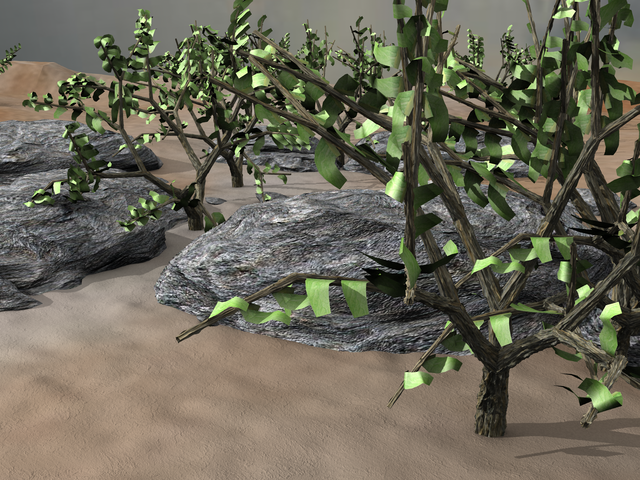
#> input picture assignment_2/data/all-frames-colour/Grove3/frame07.png, 640 x 480 px
$ jupyter execute --allow-errors Assignment02.ipynb   (older library calls are emulated)
#> lines starting #> are read from the running program, lines starting #| are printed output that depends on the picture; after the words box and inside, x2 and y2 are one past the last pixel; in counts of white or black regions, pixels touching at a corner belong together
[cell 1]
import cv2
import numpy as np
import matplotlib.pyplot as plt
import pandas as pd

Grove3=cv2.imread('../data/all-frames-colour/Grove3/frame07.png')
#> Grove3 is the input picture: shape (480, 640, 3); mean B, G, R 87.3, 102.8, 105.9
Rubberwhale=cv2.imread('../data/all-frames-colour/RubberWhale/frame07.png')
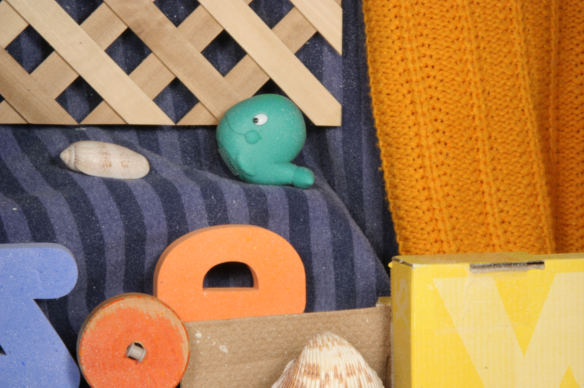
#> input picture assignment_2/data/all-frames-colour/RubberWhale/frame07.png, 584 x 388 px
#> Rubberwhale is the input picture: shape (388, 584, 3); mean B, G, R 87, 126.5, 163.2
Urban2=cv2.imread('../data/all-frames-colour/Urban2/frame07.png')
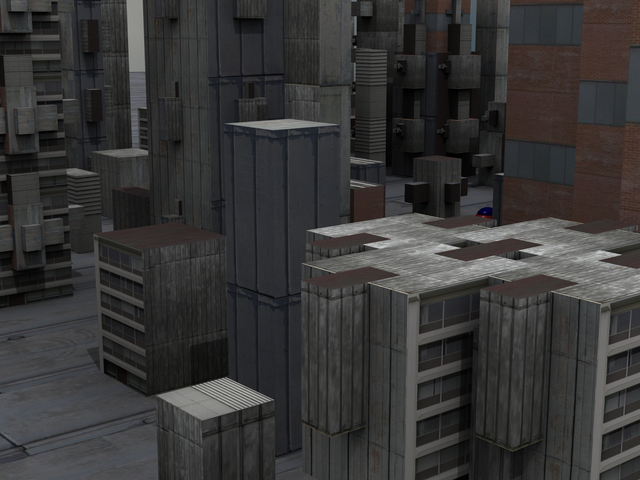
#> input picture assignment_2/data/all-frames-colour/Urban2/frame07.png, 640 x 480 px
#> Urban2 is the input picture: shape (480, 640, 3); mean B, G, R 54, 54.1, 54.9


def apply_harris_corner_detector(img):
    gray = cv2.cvtColor(img, cv2.COLOR_BGR2GRAY)
    corners = cv2.goodFeaturesToTrack(gray, 70, 0.01, 10, useHarrisDetector=True)
    corners = np.int0(corners)
    corner_coordinates = np.zeros((img.shape[0], img.shape[1]))
    corners = sorted(corners, key=lambda x: x[0][0])
    for i in corners:
        x, y = i.ravel()
        corner_coordinates[y, x] = 1
        cv2.circle(img, (x, y), 3, 255, -1)
    return img, corner_coordinates


imgs=[Grove3,Rubberwhale,Urban2]
for i in range(len(imgs)):
    image,corners=apply_harris_corner_detector(imgs[i])
    if i==0:
        cv2.imwrite('../results/2.1/'+"Grove3"+'.png',image)
    elif i==1:
        cv2.imwrite('../results/2.1/'+"Rubberwhale"+'.png',image)
    else:
        cv2.imwrite('../results/2.1/'+"Urban2"+'.png',image)
#> this loop made 3 passes
#> pass 1, in apply_harris_corner_detector, `gray = cv2.cvtColor(img, cv2.COLOR_BGR2GRAY)`:
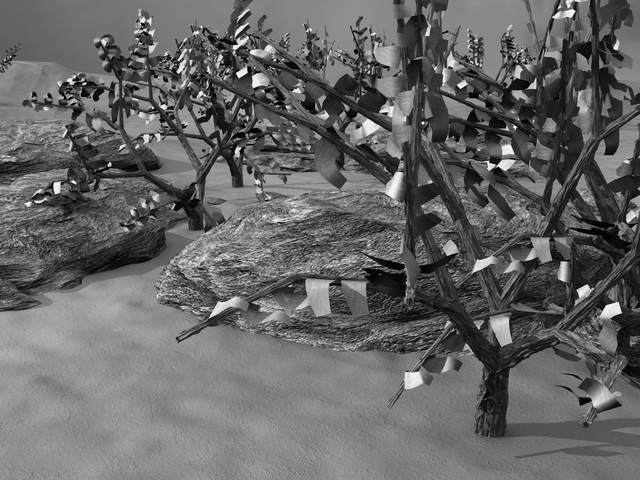
#> gray: shape (480, 640); min 0, max 255, mean 102
#> pass 1, `image,corners=apply_harris_corner_detector(imgs[i])`:
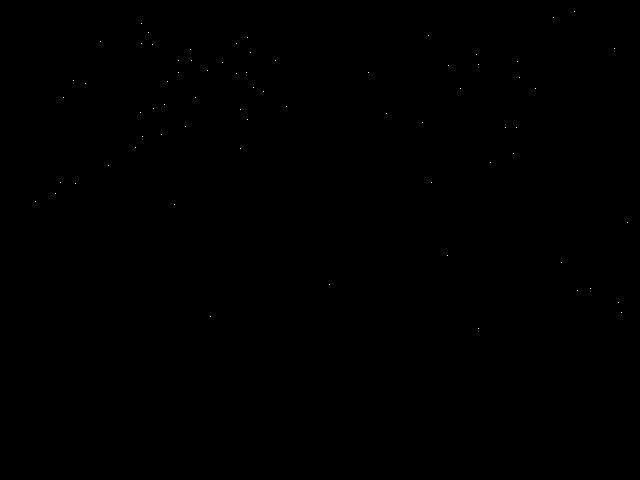
#> corners: shape (480, 640) float64; values 0 (black) and 1 (white), 0.02% white in thin lines or dots, all inside (x1, y1, x2, y2) = (35, 11, 628, 329)
#> pass 2, in apply_harris_corner_detector (call 2), `gray = cv2.cvtColor(img, cv2.COLOR_BGR2GRAY)`:
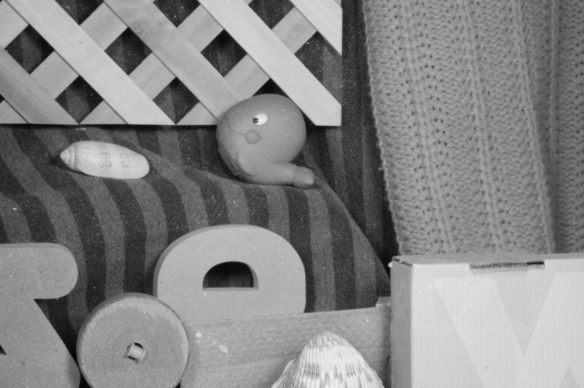
#> gray: shape (388, 584); min 6, max 243, mean 133

[cell 2]
UNKNOWN_FLOW_THRESH = 1e7
def show_flow(filename):
    """
    visualize optical flow map using matplotlib
    :param filename: optical flow file
    :return: None
    """
    flow = read_flow(filename)
    img = flow_to_image(flow)
    plt.imshow(img)
    plt.show()

def read_flow(filename):
    """
    read optical flow from Middlebury .flo file
    :param filename: name of the flow file
    :return: optical flow data in matrix
    """
    f = open(filename, 'rb')
    magic = np.fromfile(f, np.float32, count=1)
    data2d = None

    if 202021.25 != magic:
        print ('Magic number incorrect. Invalid .flo file')
    else:
        w = int(np.fromfile(f, np.int32, count=1)[0])
        h = int(np.fromfile(f, np.int32, count=1)[0])
        #print("Reading %d x %d flo file" % (h, w))
        data2d = np.fromfile(f, np.float32, count=2 * w * h)
        # reshape data into 3D array (columns, rows, channels)
        data2d = np.resize(data2d, (h, w, 2))
    f.close()
    return data2d

# [130 lines left out: functions flow_to_image, compute_color, make_color_wheel, not called in this run]

#> (a cell that did not finish here is left out)

[cell 4]
def calculate_error(img_set,windowSize):
    gt_flow=read_flow('../data/ground-truth-flow/'+str(img_set)+'/'+'flow10.flo')
    img1=cv2.imread('../data/all-frames-colour/'+str(img_set)+'/'+'frame10.png')
    img2=cv2.imread('../data/all-frames-colour/'+str(img_set)+'/'+'frame11.png')
    img1_copy=img1.copy()
    image,corners=apply_harris_corner_detector(img1_copy)
    flow = LucasKanadeForwardAdditive(img1, img2, windowSize, 0.01)
    error=0
    count=0
    # change the nan values to 0 in gt_flow
    gt_flow[np.isnan(gt_flow)] = 0

    for i in range(0, np.size(corners, 0)):
        for j in range(0, np.size(corners, 1)):
            if corners[i, j] == 1 :
                u = flow[i, j, 0]
                v = flow[i, j, 1]
                u_gt=gt_flow[i, j, 0]
                v_gt=gt_flow[i, j, 1]
                if u_gt>100 or v_gt>100:
                    continue
                error+=np.sqrt((u-u_gt)**2+(v-v_gt)**2)
                count+=1
    return error/count

grove_errors=[]
rubberwhale_errors=[]
urban2_errors=[]
window_size=[8,10,12,16,20]
datasets=["Grove3","RubberWhale","Urban2"]
#> (the rest of this cell did not finish here and is left out)

        if dataset=="Grove3":
            grove_errors.append(error)
        elif dataset=="RubberWhale":
            rubberwhale_errors.append(error)
        else:
            urban2_errors.append(error)

#> (a cell that did not finish here is left out)

# Task-3: Multi-Scale Coarse-to-fine Optical Flow

[cell 6]
# [18 lines left out: functions warpImage, OpticalFlowRefine, not called in this run]


def MultiScaleLucasKanade(img1, img2, windowSize,numLevels):
    img1 = cv2.GaussianBlur(img1, (5, 5), 0)
    img2 = cv2.GaussianBlur(img2, (5, 5), 0)
    Img1=img1.copy()
    Img2=img2.copy()
    for i in range(0, numLevels):
        img1 = cv2.pyrDown(img1)
        img2 = cv2.pyrDown(img2)
    flow = LucasKanadeForwardAdditive(img1, img2, windowSize, 0.01)

    for i in range(numLevels - 1, -1, -1):
        img1=Img1.copy()
        img2=Img2.copy()
        for j in range(0, i):
            img1 = cv2.pyrDown(img1)
            img2 = cv2.pyrDown(img2)
        flow = cv2.pyrUp(flow)
        flow = flow[0:img1.shape[0], 0:img1.shape[1], :]


        img1=warpImage(img1, flow)
        u,v=OpticalFlowRefine(img1, img2, windowSize, flow[:,:,0], flow[:,:,1])
        flow[:,:,0]=u
        flow[:,:,1]=v

    return flow

# [52 lines left out: function plot_flow, not called in this run]


def all_frames_flow_multiscale(img_set):
    s1='../data/all-frames-colour/'+str(img_set)+'/'+'frame'
    s2='../data/all-frames-colour/'+str(img_set)+'/'+'frame0'
    for i in range(7, 14):
        if i<10:
            s=s2+str(i)+'.png'
        else:
            s=s1+str(i)+'.png'
        img1=cv2.imread(s)
        if i+1<10:
            s=s2+str(i+1)+'.png'
        else:
            s=s1+str(i+1)+'.png'
        img2=cv2.imread(s)
        img1_copy=img1.copy()
        image,corners=apply_harris_corner_detector(img1_copy)
        flow=MultiScaleLucasKanade(img1, img2, 10, 3)
        plot_flow(img1,img2, flow, corners, img_set, i)

#> (the rest of this cell did not finish here and is left out)

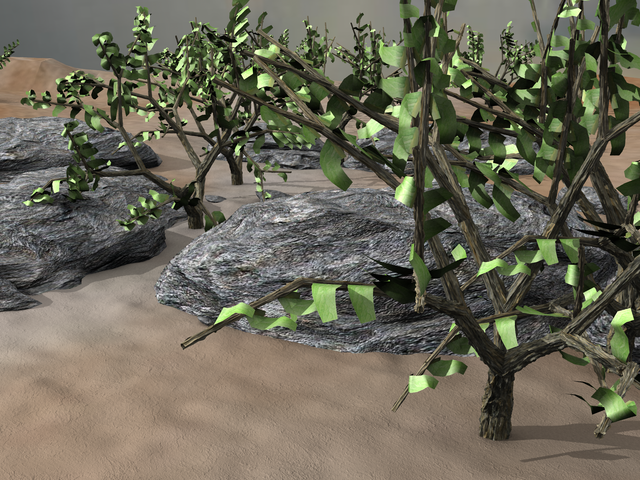
#> input picture assignment_2/data/all-frames-colour/Grove3/frame08.png, 640 x 480 px
#> in all_frames_flow_multiscale, img2 is the input picture: shape (480, 640, 3); mean B, G, R 87.5, 103.1, 106
#> in apply_harris_corner_detector (call 4), `corners = cv2.goodFeaturesToTrack(gray, 70, 0.01, 10, useHarrisDetecto..`: corners = 70 rows, first 8: [236, 43], [422, 122], [178, 72], [516, 127], [236, 73], [574, 11], [141, 23], [85, 83]
#> the loop in MultiScaleLucasKanade, `for i in range(0, numLevels):` made 3 passes
#> pass 1, in MultiScaleLucasKanade, `img1 = cv2.pyrDown(img1)`:
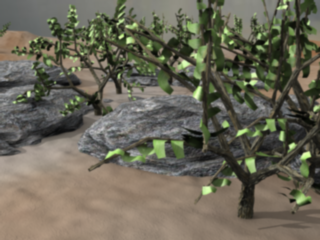
#> img1: shape (240, 320, 3); mean of channels 0, 1, 2 87.3, 102.8, 105.9; drawn as B, G, R
#> pass 1, in MultiScaleLucasKanade, `img2 = cv2.pyrDown(img2)`:
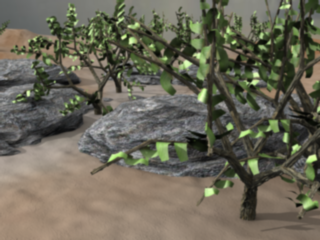
#> img2: shape (240, 320, 3); mean of channels 0, 1, 2 87.5, 103.1, 106; drawn as B, G, R
#> after the loop in MultiScaleLucasKanade, `for i in range(0, numLevels):`:
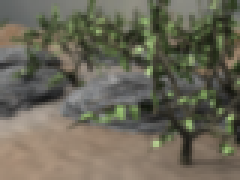
#> img1: shape (60, 80, 3) (shown 3 times larger); mean of channels 0, 1, 2 87.5, 103, 105.9; drawn as B, G, R
#> after the loop in MultiScaleLucasKanade, `for i in range(0, numLevels):`:
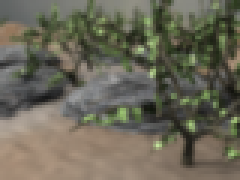
#> img2: shape (60, 80, 3) (shown 3 times larger); mean of channels 0, 1, 2 87.6, 103.2, 106; drawn as B, G, R
all_frames_flow_multiscale('RubberWhale')
all_frames_flow_multiscale('Urban2')

[cell 7]
def calculate_error_multiscale(img_set):
    gt_flow=read_flow('../data/ground-truth-flow/'+str(img_set)+'/'+'flow10.flo')
    img1=cv2.imread('../data/all-frames-colour/'+str(img_set)+'/'+'frame10.png')
    img2=cv2.imread('../data/all-frames-colour/'+str(img_set)+'/'+'frame11.png')
    img1_copy=img1.copy()
    image,corners=apply_harris_corner_detector(img1_copy)
    flow = MultiScaleLucasKanade(img1, img2, 10, 3)
    error=0
    count=0
    # change the nan values to 0 in gt_flow
    gt_flow[np.isnan(gt_flow)] = 0

    for i in range(0, np.size(corners, 0)):
        for j in range(0, np.size(corners, 1)):
            if corners[i, j] == 1 :
                u = flow[i, j, 0]
                v = flow[i, j, 1]
                u_gt=gt_flow[i, j, 0]
                v_gt=gt_flow[i, j, 1]
                if u_gt>100 or v_gt>100:
                    continue
                error+=np.sqrt((u-u_gt)**2+(v-v_gt)**2)
                count+=1
    print("AEPE for "+img_set+"using Multi Scale Lucas Kanade for window size 10 is: ")
    print(error/count)


#> (the rest of this cell did not finish here and is left out)
